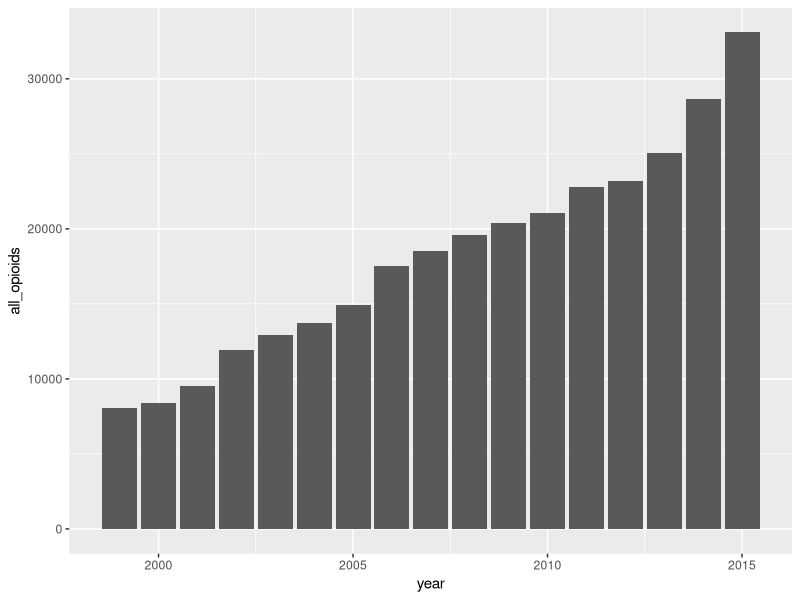
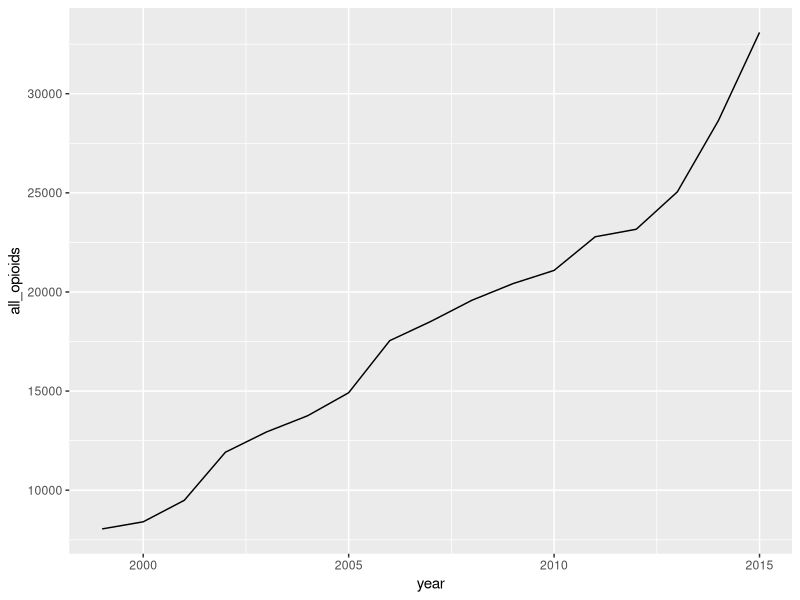
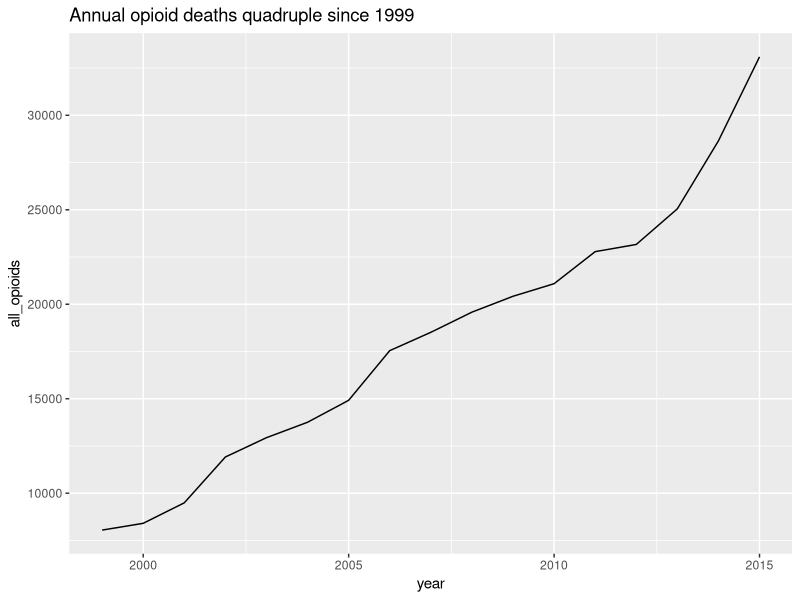
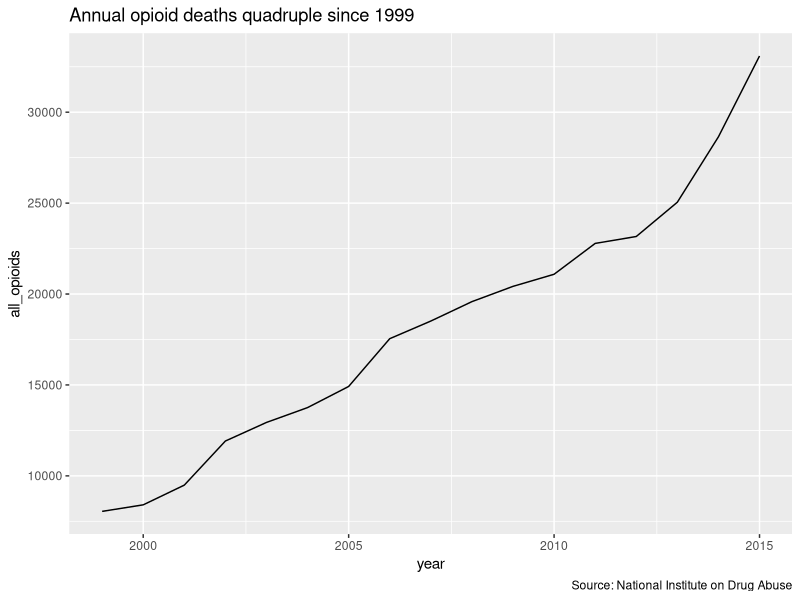
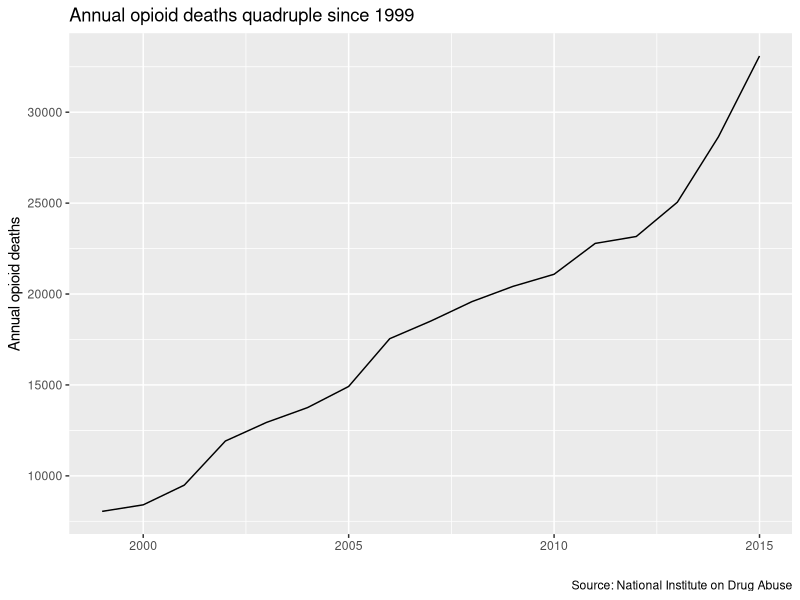
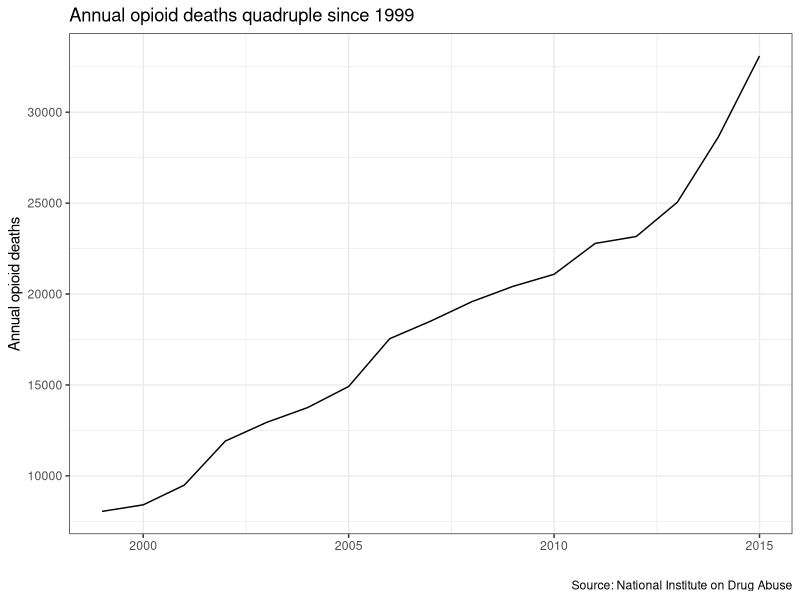
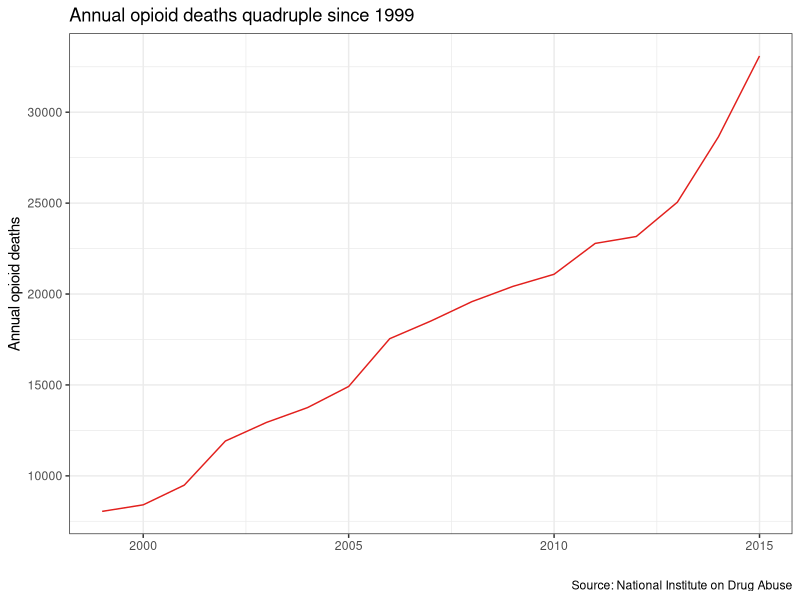
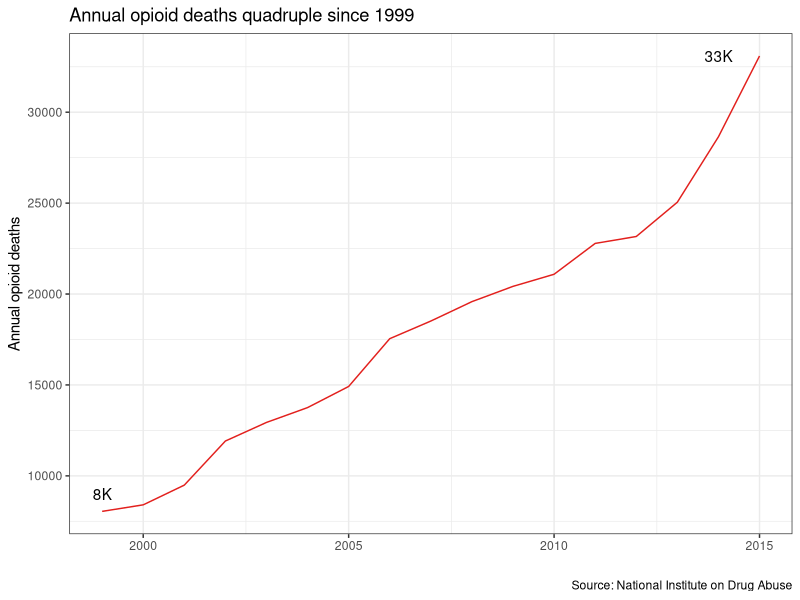

Here is the R script that generated these plots, in order:
# Welcome to Journalism/Interactive 2017, an introduction to data analysis and visualization in R. 
# In today's tutorial, we're going to introduce you to... 

# ...how to install R and RStudio.  
# ...R, an excellent programming language for data analysis and visualization.
# ...RStudio, a program that helps you clean, analyze, and visualize data. 
# ...The method for loading cool "packages" for R, which are FREE chunks of code, sometimes called libraries, to help you do neat things like visualize data.
# ...A suite of packages called "the Tidyverse", which are great for cleaning, analyzing and visualizing data. 
# ...Analyzing data and making some graphics (called plots) in R. 

# Let's get started!  If you get stuck using RStudio, this is a great cheat sheet: https://github.com/rstudio/cheatsheets/raw/master/rstudio-ide.pdf

# This is an R script file, by the way. You can tell, because it has the file extension ".r".  You can write code in here, highlight it, then click on the little green arrow button at the top of this window that says "Run" and it will execute in the "Console" below. 

# Let's try executing some code now, to print out a basic calculation. Highlight it, click Run, and look at the console below.

print(2+5)

# By the way, this line (and all the other green text) is an example of a "comment" in R. Comments in R start with a #. It's good practice to liberally use comments to explain your code. Running a comment won't do anything, even if your comment contains code that R recognizes.  To see this in action, try running the next line.

# print(2+5)

# It didn't give you an answer, right? That's because it's a comment. 

# You can also write code directly into the console (though it's better practice to work in script files). In the console below, try printing out your name by typing print('your name here'). Did it work?

# Today's exercise

# We're going to work with data documenting the growth of opioid overdose deaths in the U.S. over the last 20 years, created by the NIH National Institute on Drug Abuse. Data and documentation available here. https://www.drugabuse.gov/related-topics/trends-statistics/overdose-death-rates.

# Before we bring the data into RStudio, we're going to load in a collection of packages called "the Tidyverse." Explainer site: https://www.tidyverse.org/ | Great collection of cheatsheets: https://www.rstudio.com/resources/cheatsheets/ | Tutorial guide: http://r4ds.had.co.nz/.  

# The Tidyverse package has already been installed on this machine, so you don't need to install it.  But if you were trying to run this on your local machine, you'd first need to run this line of code:

# install.packages('tidyverse')

# Because we've already installed on these computers, you just need to run the following function to work with it:

library(tidyverse)

# Okay, now let's read in the data we're going to work with with the read_csv function.  We're going to store it as an variable/object called "overdoses" so we can refer to it later. Notice that we're feeding two "arguments" to the read_csv function.  The first one, in quotes, is the file path telling it where to find the file.  The second is telling it that file has column names.

overdoses <- read_csv("csv/opioid_deaths_nida.csv", col_names=TRUE)

# This is a really great cheat sheet on reading in data with the Tidyverse. https://github.com/rstudio/cheatsheets/raw/master/data-import.pdf

# If you look at the window to the right, under the "environment" tab, there's an object under data called overdoses.  It has 17 observations (or rows), and 4 variables (or columns or fields). Now that we've read in the data, let's look at it with the View function. 

View(overdoses)

# Notice that it pops up in the RStudio table viewer in this window. It looks kind of like Excel, right?  You can click on the column names to sort ascending and descending. 

# Okay, let's first create a table of summary statistics, calculating the mean, median, min and max and total values for all opioid deaths between 1999 and 2015.  This is a great cheatsheet on analyzing data with the Tidyverse: https://github.com/rstudio/cheatsheets/raw/master/data-transformation.pdf 
# We're going to store this table we're creating as a variable/object called "opioid_summary".  The method we're using to write this uses the Tidyverse packages. 

opioid_summary <- overdoses %>%
  summarise(Name = "Opioid Deaths",
            Mean = mean(all_opioids),
            Median = median(all_opioids),
            Min = min(all_opioids),
            Max = max(all_opioids),
            Total = sum(all_opioids)
            )

# Now that we've created it, let's look at it. Between 1999 and 2015, 309K people died of opioid overdoses. 

View(opioid_summary)

# Now, let's create a similar summary table for heroin-related deaths called heroin_summary. Put you code in the space below, run it, and view the table.


# Finished? Now, let's create a similar summary table for prescription opioid-related deaths called rx_summary. Put you code in the space below, run it, and view the table.



# Finished? Okay, let's make some graphs/plots/graphics with the ggplot library, which is part of the Tidyverse suite of packages.  

# R has some basic plotting functionality built in, but it's kind of limited.  ggplot is great. If you get stuck using ggplot, this cheatsheet is quite nice: file:///Users/smussend/Downloads/data-visualization-2.1.pdf

# As you've probably heard, opioid deaths have skyrocketed over the last 20 years.  Let's build a basic bar chart that shows the growth, using the ggplot function. In the function below, the first line tells the function which data set to use, and which columns to put on the x and y axes.  The second line tells it what kind of chart to make. Run it!

ggplot(data=overdoses, aes(y=all_opioids, x=year)) + 
  geom_bar(stat="identity")

# If you look over at the window on the right, you'll see your chart appears in the "plots" tab. Neat, right? Let's say we want a line chart instead of a bar chart.  All we have to do is change one thing, and run it again. Do you see what changed in the code to make the chart change?

ggplot(data=overdoses, aes(y=all_opioids, x=year)) + 
  geom_line(stat="identity")

# Okay, this is pretty good on its own, but we can make it better.  Let's add a title and run it again. Notice as we add more features to our graph, we keeping using the plus symbol at the end of the previous line.

ggplot(data=overdoses, aes(y=all_opioids, x=year)) + 
  geom_line(stat="identity") + 
  labs(
    title ="Annual opioid deaths quadruple since 1999"
  )

# Let's add a caption with source and run it again. 

ggplot(data=overdoses, aes(y=all_opioids, x=year)) + 
  geom_line(stat="identity") + 
  labs(
    title ="Annual opioid deaths quadruple since 1999",
    caption="Source: National Institute on Drug Abuse"
  )

# Getting better.  The axis labels are a little funky.  Let's fix those by getting rid of year, and cleaning up all_opioids.
  
ggplot(data=overdoses, aes(y=all_opioids, x=year)) + 
  geom_line(stat="identity") + 
  labs(
    title ="Annual opioid deaths quadruple since 1999",
    caption="Source: National Institute on Drug Abuse",
    x="",
    y="Annual opioid deaths"
  ) 

# Let's polish it up a bit by changing from the default ggplot "theme" to use the black and white theme. 
ggplot(data=overdoses, aes(y=all_opioids, x=year)) + 
  geom_line(stat="identity") + 
  labs(
    title ="Annual opioid deaths quadruple since 1999",
    caption="Source: National Institute on Drug Abuse",
    x="",
    y="Annual opioid deaths"
  ) + 
  theme_bw()

# And let's change the color of the line to red, inside the geom_line function.
ggplot(data=overdoses, aes(y=all_opioids, x=year)) + 
  geom_line(stat="identity", colour="#e2201d") + 
  labs(
    title ="Annual opioid deaths quadruple since 1999",
    caption="Source: National Institute on Drug Abuse",
    x="",
    y="Annual opioid deaths"
  ) + 
  theme_bw()

# To reinforce our point a bit more, let's annotate the top and bottom points. 
ggplot(data=overdoses, aes(y=all_opioids, x=year)) + 
  geom_line(stat="identity", colour="#e2201d") + 
  labs(
    title ="Annual opioid deaths quadruple since 1999",
    caption="Source: National Institute on Drug Abuse",
    x="",
    y="Annual opioid deaths"
  ) + 
  theme_bw() + 
  annotate(geom="text",x=2014,y=33091,label="33K") +
  annotate(geom="text",x=1999, y=9000, label="8K")

# Looking good! If you're happy with your graph, click the "export" button in the plot viewer at right to save your graphic as an image.  Suitable for Tweeting!

# If there's time left, try recreating a similar graphic for heroin deaths, using your previous code as a guide.  

# Or talk to me, and I'll help you get RStudio up and running on your local machine.  You'll probably need to install R, the language, and RStudio. 
# Install R, the language https://cran.r-project.org/
# Install RStudio https://www.rstudio.com/products/rstudio/download/

